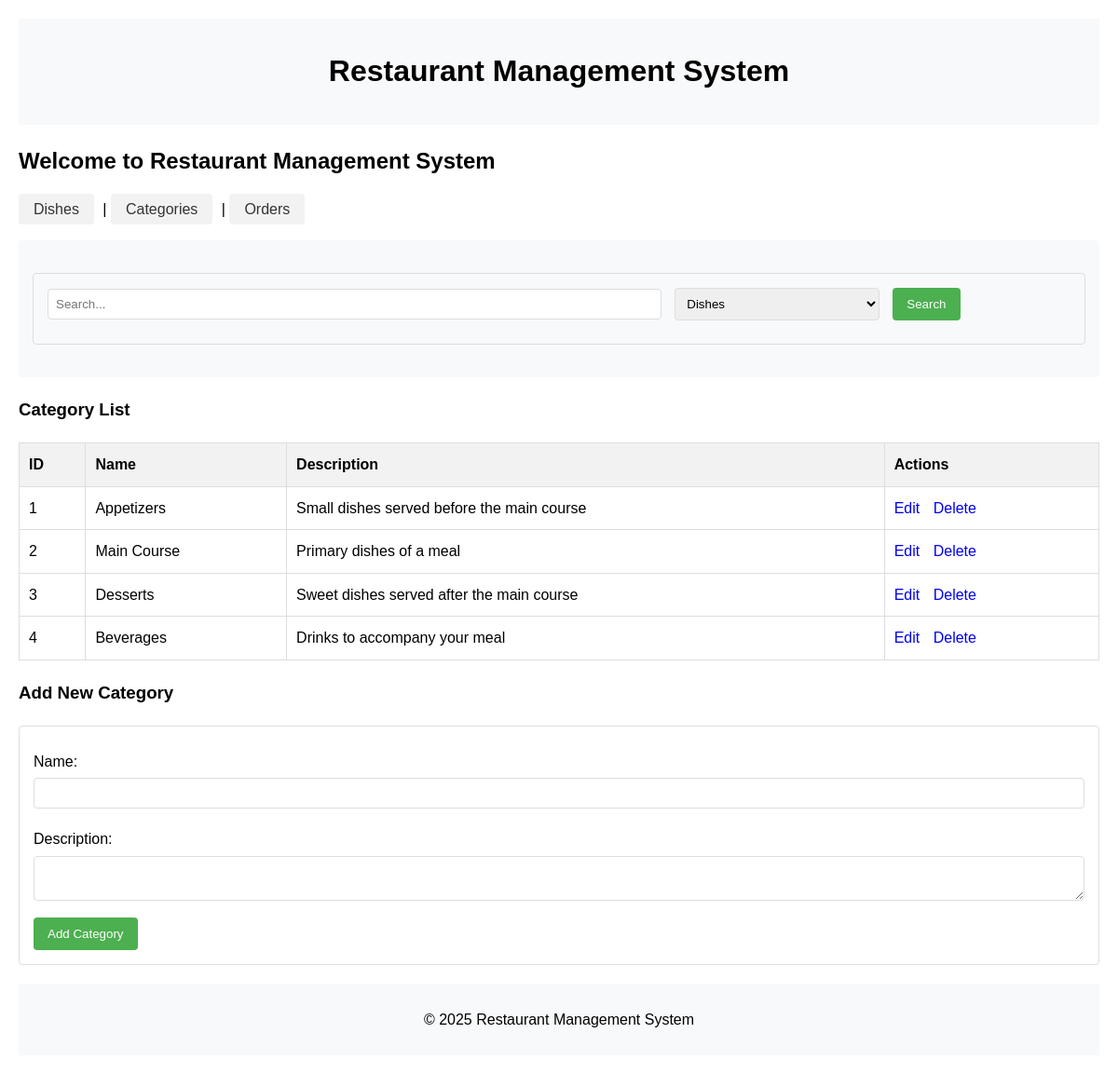
The page /?page=categories on the database its author committed.
### tables this page shows
CREATE TABLE categories (
    id INT AUTO_INCREMENT PRIMARY KEY,
    name VARCHAR(100) NOT NULL,
    description TEXT
);

### config/db.php (called while the page is built, shortened)
<?php
class Database {
    private $host = "localhost";
    private $port = "3307";
    private $username = "root";
    private $password = "";
    private $dbname = "restoran_db";
    public function __construct() {
        try {
            $dsn = "mysql:host={$this->host};port={$this->port};dbname={$this->dbname};charset=utf8";
            $this->conn = new PDO($dsn, $this->username, $this->password);
        } catch (PDOException $e) {
            die("❌ Connection failed in Database.php: " . $e->getMessage());
        }
    }
}
?>

### class/Category.php (called while the page is built, shortened)
<?php
require_once 'config/db.php';
class Category {
    private $db;
    public function __construct() {
        $this->db = (new Database())->conn;
    }
    public function getAllCategories() {
        $stmt = $this->db->query("SELECT * FROM categories");
        return $stmt->fetchAll(PDO::FETCH_ASSOC);
    }
}
?>

### view/categories.php (the view)
<h3>Category List</h3>
<table border="1">
    <tr>
        <th>ID</th>
        <th>Name</th>
        <th>Description</th>
        <th>Actions</th>
    </tr>
    <?php foreach ($category->getAllCategories() as $c): ?>
    <tr>
        <td><?= $c['id'] ?></td>
        <td><?= $c['name'] ?></td>
        <td><?= $c['description'] ?></td>
        <td class="action-links">
            <a href="?page=categories&edit=<?= $c['id'] ?>">Edit</a>
            <a href="?page=categories&delete_category=<?= $c['id'] ?>" onclick="return confirm('Are you sure?')">Delete</a>
        </td>
    </tr>
    <?php endforeach; ?>
</table>
<?php if (isset($_GET['edit'])): ?>
    <?php $editCategory = $category->getCategoryById($_GET['edit']); ?>
    <h3>Edit Category</h3>
    <form method="POST">
        <input type="hidden" name="id" value="<?= $editCategory['id'] ?>">
        <label>Name:</label>
        <input type="text" name="name" value="<?= $editCategory['name'] ?>" required>
        <label>Description:</label>
        <textarea name="description"><?= $editCategory['description'] ?></textarea>
        <button type="submit" name="update_category">Update Category</button>
    </form>
<?php else: ?>
    <h3>Add New Category</h3>
    <form method="POST">
        <label>Name:</label>
        <input type="text" name="name" required>
        <label>Description:</label>
        <textarea name="description"></textarea>
        <button type="submit" name="add_category">Add Category</button>
    </form>
<?php endif; ?>

### style.css (style rules this page uses)
body { font-family: Arial, sans-serif; margin: 20px; line-height: 1.6; }
table { width: 100%; border-collapse: collapse; margin: 20px 0; }
th, td { padding: 10px; text-align: left; border: 1px solid #ddd; }
th { background-color: #f2f2f2; }
form { margin: 20px 0; padding: 15px; border: 1px solid #ddd; border-radius: 4px; }
label { display: block; margin: 10px 0 5px; }
input[type="text"], input[type="number"], textarea, select { width: 100%; padding: 8px; margin-bottom: 10px; border: 1px solid #ddd; border-radius: 4px; box-sizing: border-box; }
button, input[type="submit"] { background-color: #4caf50; color: white; padding: 10px 15px; border: none; border-radius: 4px; cursor: pointer; }
.action-links a { margin-right: 10px; text-decoration: none; }

### rows shown on the page
categories: id "1", name "Appetizers", description "Small dishes served before the main course"
categories: id "2", name "Main Course", description "Primary dishes of a meal"
categories: id "3", name "Desserts", description "Sweet dishes served after the main course"
categories: id "4", name "Beverages", description "Drinks to accompany your meal"
